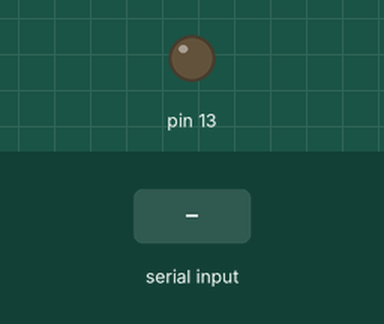
Recording of a sketch running on a simulated Arduino Uno, built with avr-gcc and run on an emulated ATmega328P. Shown: output pins drawn as LEDs (lit = HIGH). Inputs (shaded band) come from the test bench.

Above: at 1.2 s.
1.3 s: "1" received over Serial
At 1.9 s:
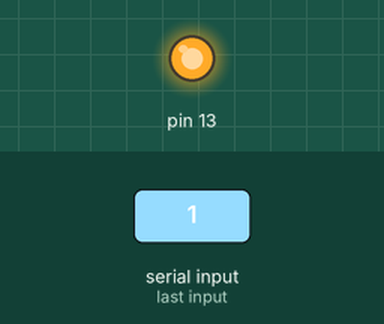
2.8 s: "0" received over Serial
At 3.1 s:
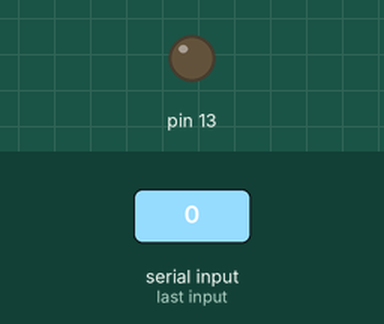
4.3 s: "2" received over Serial
At 5.4 s:
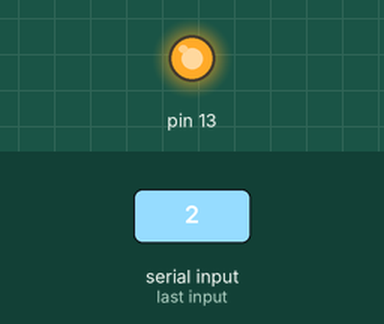
Timing chart, 0 to 7.3 s (numbered marks = the images above; inputs shaded):
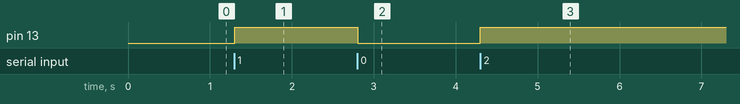

The sketch:

blink.ino
```cpp
void setup() {
  // put your setup code here, to run once:
    Serial.begin(3600);
    pinMode(13,OUTPUT);
}

void loop() {
  // put your main code here, to run repeatedly:
  static byte i;
  if(Serial.read() > 1){
    i ^= 1;
  }

  digitalWrite(13,i);
}
```

Measured:
- after the input at 1.3 s, pin 13: LOW → HIGH at once
- after the input at 2.8 s, pin 13: HIGH → LOW at once
- after the input at 4.3 s, pin 13: LOW → HIGH at once
